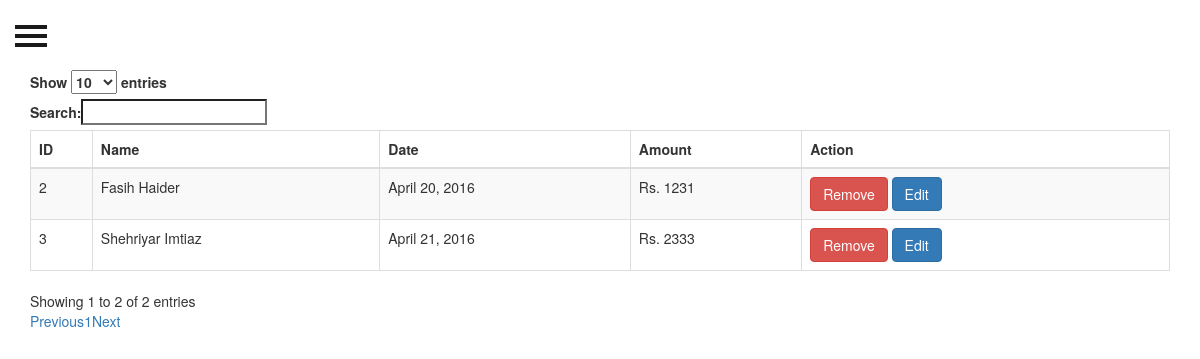
Page /index.php/transaction on the committed database.
### tables this page shows
CREATE TABLE `transaction` (
  `trans_id` int(50) NOT NULL,
  `emp_id` int(50) NOT NULL,
  `trans_date` date NOT NULL,
  `trans_amount` int(20) NOT NULL
);

CREATE TABLE `employee` (
  `emp_id` int(11) NOT NULL,
  `emp_name` varchar(30) NOT NULL,
  `emp_salary` int(10) NOT NULL,
  `emp_avatar` varchar(30) DEFAULT 'img/employee/profile.jpg',
  `emp_hiredate` date DEFAULT NULL,
  `emp_contact_num` varchar(11) DEFAULT NULL,
  `emp_cnic` varchar(13) DEFAULT NULL,
  `emp_address` varchar(50) DEFAULT NULL,
  `emp_nick` varchar(20) DEFAULT NULL,
  `emp_status` int(1) NOT NULL DEFAULT '1'
);

### application/controllers/Transaction.php (called while the page is built, shortened)
<?php
class Transaction extends CI_Controller {
        public function __construct()
        {
                $this->load->model('transaction_model');
                $this->load->model('employee_model');
                $this->load->helper('url');
        }
        public function index()
        {
                $data['success']=false;
        	$data['transaction'] = $this->transaction_model->get_trans();
        	$data['title'] = 'Transaction\'s Records';
                $this->load->view('header_view', $data);
        	$this->load->view('transaction/transaction_view', $data);
                $this->load->view('footer_view', $data);
        }
}

### index.php (called while the page is built, shortened)
<?php
require_once BASEPATH.'core/CodeIgniter.php';

### application/models/Transaction_model.php (called while the page is built, shortened)
<?php
class Transaction_model extends CI_Model {
        public function get_trans($eid = FALSE,$month=FALSE)
        {
            if ($eid === FALSE || $month===FALSE)
            {
                $query = $this->db->query("SELECT * FROM transaction t,employee e WHERE t.emp_id = e.emp_id");
                return $query->result_array();
            }
            $query = $this->db->query("SELECT * FROM transaction WHERE emp_id = $eid AND MONTH(trans_date)= $month");
            return $query->result_array();
        }
}

### application/views/transaction/transaction_view.php (the view, shortened to what this page needs)
<div class="container">
  <div class="table-responsive">
    <table id="empList" class="table table-striped table-bordered" cellspacing="0" width="100%">
      <thead>
        <tr>
          <th>ID</th>
          <th>Name</th>
          <th>Date</th>
          <th>Amount</th>
          <th>Action</th>
        </tr>
      </thead>
      <tbody>
        <?php foreach ($transaction as $trans_item): ?>
        <tr>
          <td><?php echo $trans_item['trans_id']; ?></td>
          <td><?php echo $trans_item['emp_name']; ?></td>
          <td><?php echo date('F j, Y', strtotime($trans_item['trans_date']));  ?></td>
          <td>Rs. <?php echo $trans_item['trans_amount']; ?></td>
          <td>
            <button onclick="parent.location='<?php echo base_url(); ?>transaction/delete/<?php echo $trans_item['trans_id']; ?>'" type="button" class="btn btn-danger">Remove</button>
            <button onclick="parent.location='<?php echo base_url(); ?>transaction/edit/<?php echo $trans_item['trans_id']; ?>'" type="button" class="btn btn-primary">Edit</button>
          </td>
        </tr>
        <?php endforeach; ?>
      </tbody>
    </table>
  </div>
</div>

### tpl/css/simple-sidebar.css (style rules this page uses)
body { position: relative; overflow-x: hidden; }
body, html { height: 100%; }

### rows in the picture
transaction: trans_id "2", emp.emp_name "Fasih Haider", trans_date "April 20, 2016", trans_amount "1231"
transaction: trans_id "3", emp.emp_name "Shehriyar Imtiaz", trans_date "April 21, 2016", trans_amount "2333"
